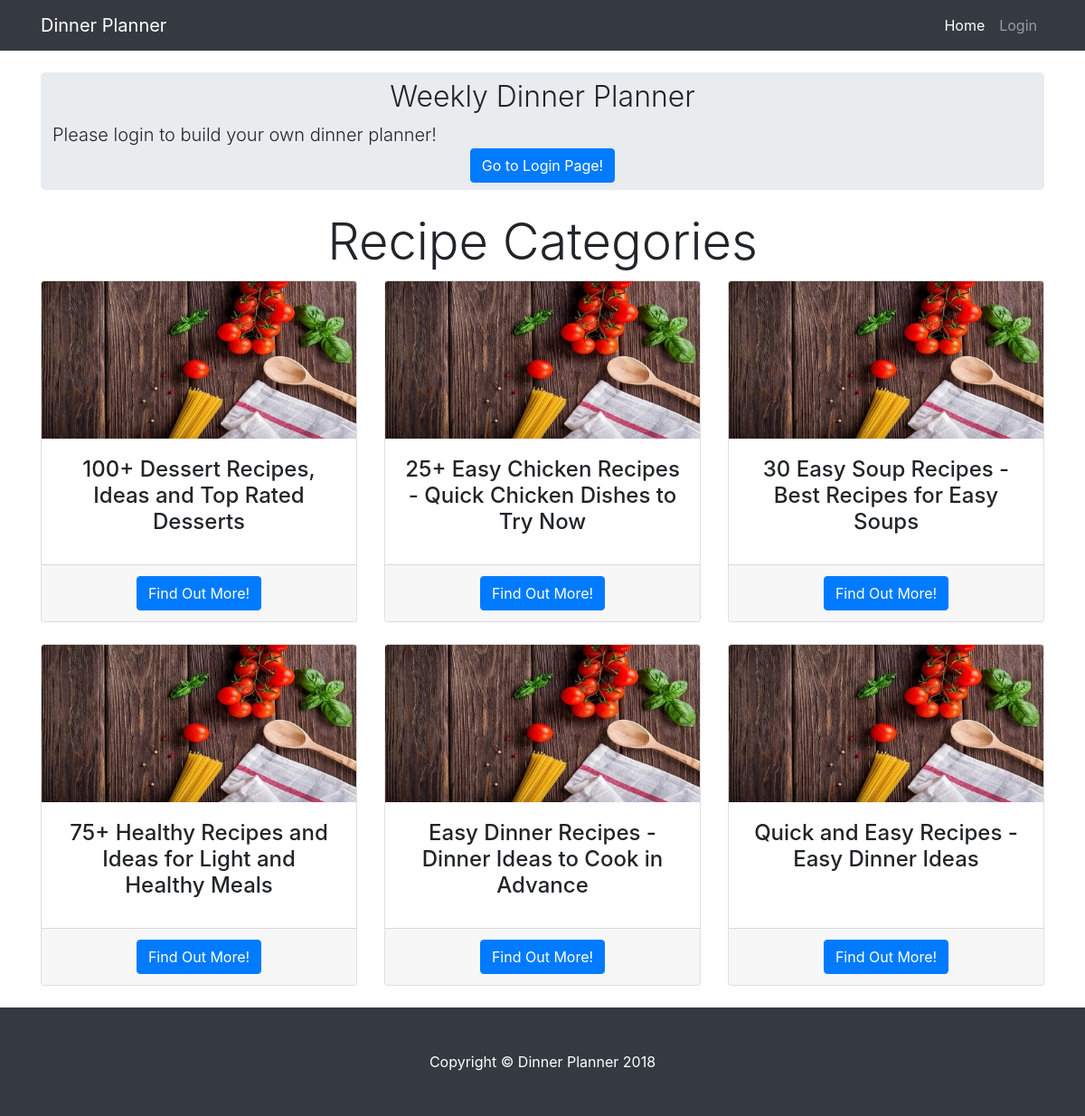
Page /recipes/ on the earlier database version.
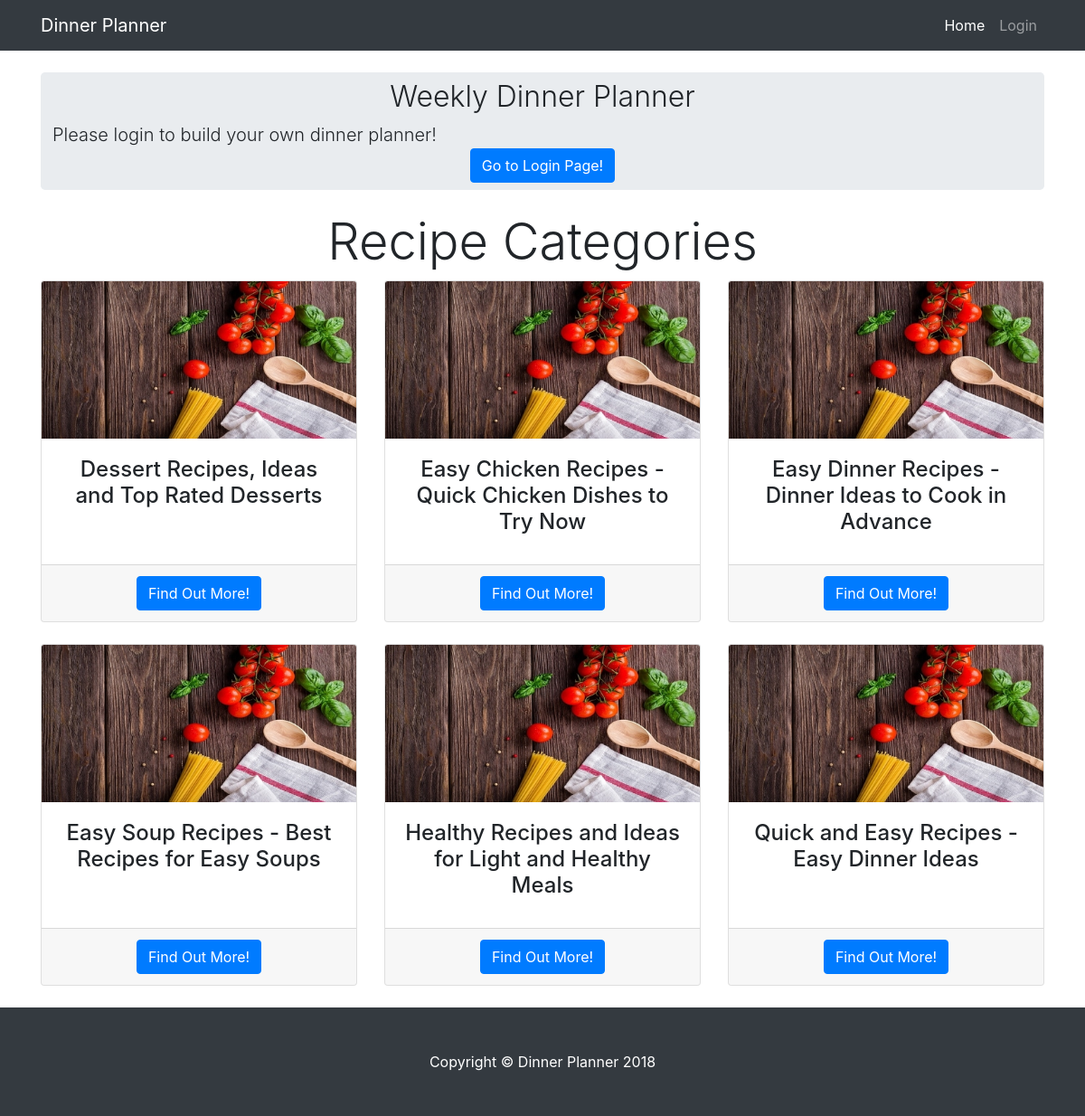
Same page on the later database version.
### database_setup.py (models this page shows, shortened)
class Category(Base):
    __tablename__ = 'category'
    id = Column(Integer, primary_key=True)
    name = Column(String(80), nullable=False)
    user_id = Column(Integer, ForeignKey('user.id'))
    user = relationship(User)
    menu = relationship(Menu, cascade="save-update, merge, delete")

### webserver.py (the view, shortened to what this page needs)
@app.route('/')
@app.route('/recipes/')
def recipeList():
    categories = session.query(Category).order_by(asc(Category.name))
    menu = session.query(Menu).order_by(asc(Menu.name))
    pic = []
    for cat in categories:
        menuPic = session.query(Menu).filter_by(category_id=cat.id).first()
        if menuPic is None:
            pic.append("")
        else:
            pic.append(menuPic.picture)
    pic.reverse()
    res = []
    for category in categories:
        list = category.name.split()
        if list[0][0].isdigit():
            del list[0]
            category.name = " ".join(list)
            session.add(category)
            session.commit()
    print(login_session)
    if 'username' not in login_session:
        return render_template('publicRecipes.html',
                               categories=categories, pic=pic)

### webserver.py (called while the page is built)
@app.before_request
def make_session_permanent():
    login_session.permanent = True
    app.permanent_session_lifetime = timedelta(minutes=5)

### templates/publicRecipes.html (shortened to what this page needs)
<!DOCTYPE html>
<html lang="en">
  <head>
    <link href="../static/bootstrap/vendor/bootstrap/css/bootstrap.min.css" rel="stylesheet">
    <link href="../static/bootstrap/css/custom.css" rel="stylesheet">
  </head>
  <body>
    <nav class="navbar navbar-expand-lg navbar-dark bg-dark fixed-top">
      <div class="container">
        <a class="navbar-brand" href="#">Dinner Planner</a>
        <div class="collapse navbar-collapse" id="navbarResponsive">
          <ul class="navbar-nav ml-auto">
            <li class="nav-item active">
              <a class="nav-link" href="{{url_for('recipeList')}}">Home
              </a>
            </li>
            <li class="nav-item">
              <a class="nav-link" href="{{url_for('showLogin')}}">Login</a>
            </li>
          </ul>
        </div>
      </div>
    </nav>
    <div class="container">
      <header class="jumbotron my-4 text-center">
        <h3 class="display-5">Weekly Dinner Planner</h3>
        <div class="row">
          <p class="lead tap">  Please login to build your own dinner planner!</p>
        </div>
        <a href="{{url_for('showLogin')}}" class="btn btn-primary btn-md">Go to Login Page!</a>
      </header>
      <h3 class="display-4 text-center">Recipe Categories</h3>
      <div class="row text-center">
        {% for category in categories %}
          <div class="col-lg-4 col-md-6 mb-4">
          <div class="card">
            <img class="card-img-top" src="{{pic.pop()}}" alt="food-photo" onError="this.onerror=null;this.src='/static/images/food_image_alt.jpg';">
            <div class="card-body">
              <h4 class="card-title">{{category.name}}</h4>
            </div>
            <div class="card-footer">
              <a href="{{url_for('menuList', category_id = category.id)}}" class="btn btn-primary">Find Out More!</a>
            </div>
          </div>
          </div>
        {% endfor %}
      </div>
    </div>
    <footer class="py-5 bg-dark">
      <div class="container">
        <p class="m-0 text-center text-white">Copyright &copy; Dinner Planner 2018</p>
      </div>
    </footer>
  </body>
</html>

Differences in the rows shown:
changed Category: name "100+ Dessert Recipes, Ideas and Top Rated Desserts" → "Dessert Recipes, Ideas and Top Rated Desserts"
changed Category: name "25+ Easy Chicken Recipes - Quick Chicken Dishes to Try Now" → "Easy Chicken Recipes - Quick Chicken Dishes to Try Now"
shown differently, row unchanged: Category "Easy Dinner Recipes - Dinner Ideas to Cook in Advance": moves up the list
changed Category: name "30 Easy Soup Recipes - Best Recipes for Easy Soups" → "Easy Soup Recipes - Best Recipes for Easy Soups"
changed Category: name "75+ Healthy Recipes and Ideas for Light and Healthy Meals" → "Healthy Recipes and Ideas for Light and Healthy Meals"
